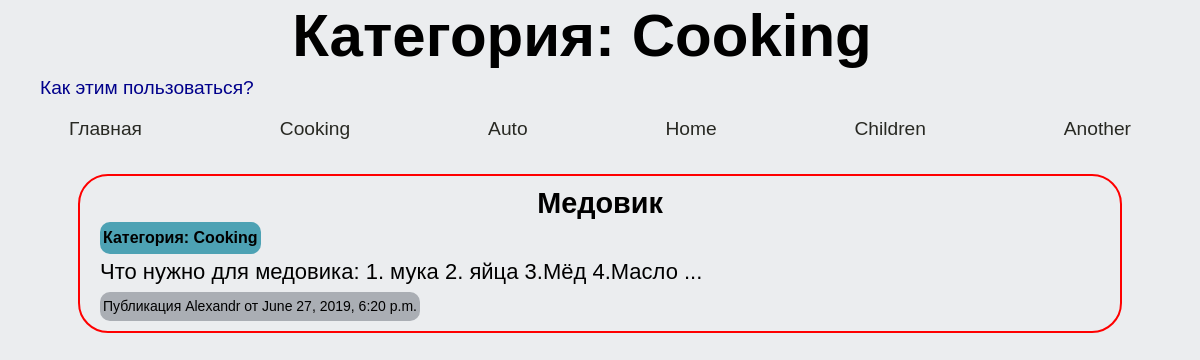
The page /Cooking on the database its author committed.
### posts/models.py (models this page shows, shortened)
class Category(models.Model):
	CATEGORY_CHOICES = (
			("Cooking","Кулинария"),
			("Auto","Авто"),
			("Home","Дом"),
			("Children","Дети"),
			("Another","Другое")
		)
	slug = models.SlugField(max_length=250)
	title = models.CharField(max_length=250, choices=CATEGORY_CHOICES)
	def __str__(self):
		return self.title

class Post(models.Model):
    STATUS_CHOICES = (
        ('draft', 'Черновик'),
        ('published', 'Опубликован'),
    )
    title = models.CharField(max_length=250)
    slug = models.SlugField(max_length=250, unique_for_date='when_published')
    author = models.ForeignKey(User, on_delete=models.CASCADE, related_name='blog_posts')
    body = models.TextField()
    when_published = models.DateTimeField(default=timezone.now)
    created = models.DateTimeField(auto_now_add=True)
    updated = models.DateTimeField(auto_now=True)
    status = models.CharField(max_length=10, choices=STATUS_CHOICES, default='draft')
    category = models.ForeignKey(Category, related_name="posts", null=True, blank=True, on_delete=models.SET_NULL)

### posts/views.py (the view)
# urls.py: path('', PostsListView.as_view(), name="main"),
class PostsListView(ListView):
	def get_queryset(self):
		try:
			category = self.kwargs['category']
			print(category)
			queryset = Post.objects.filter(status="published").filter(category__title=category)
			return queryset, category
		except:
			queryset = Post.objects.filter(status="published")
			category = ''
			return queryset, category
	template_name = "posts/list.html"
	def get_context_data(self, **kwargs):
		context = super().get_context_data(**kwargs)
		context['category'] = self.get_queryset()[1]
		context['posts'] = self.get_queryset()[0]
		return context

### posts/templates/posts/list.html (shortened to what this page needs)
<!DOCTYPE html>
<html lang="en">
<head>
</head>
<body>
	<header>{% if category %}<h1>Категория: {{ category }}</h1>{% else %}<h1>Список всех публикаций</h1>{% endif %}<p class="how_to_use"><a class="how_to_use" href="">Как этим пользоваться?</a></p></header>
	<nav>
		<ol>
			<li><a href="{% url "main" %}">Главная</a></li>
			<li><a href="{% url "list_by_category" "Cooking" %}">Cooking</a></li>
			<li><a href="{% url "list_by_category" "Auto" %}">Auto</a></li>
			<li><a href="{% url "list_by_category" "Home" %}">Home</a></li>
			<li><a href="{% url "list_by_category" "Children" %}">Children</a></li>
			<li><a href="{% url "list_by_category" "Another" %}">Another</a></li>
		</ol>
	</nav>
	<article>
    	{% for pub in posts %}
		{% if forloop.last %}
		<div class="last">
		{% else %}
		<div>
		{% endif %}
        	<h2>{{ pub.title }}</h2>
        	<h3 class="category">Категория: {{ pub.category }}</h3>
        	<p class="body">{{ pub.body }}</p>
        	<p class="from_who">
            	Публикация {{ pub.author }} от {{ pub.when_published }}
        	</p>
    	</div>
    	{% empty %}
        	<h2>Публикаций нет</h2>
        	<p>Чтобы добавить что-то в список, зайдите в админку и добавьте их оттуда.</p>
    	{% endfor %}
	</article>
</body>
</html>

### posts/templates/posts/list.html (style rules this page uses)
* { padding: 0; margin: 0; }
body { font:1.2em/1.62 sans-serif; background-color: #EBEDEF; }
nav { margin: 10px 0; }
h1,h2 { line-height:1.2; }
h1 { display: inline-block; width: 75%; font-size:60px; text-align: center; margin-left: 11%; }
h2 { text-align: center; }
h3.category { display: inline-block; font-size: 16px; background-color: #4DA2B4; border-radius: 10px; padding: 3px; }
article { min-height: 1000px; display: flex; flex-direction: column; justify-content: flex-start; align-content: center; align-items: center; }
div { width: 1000px; max-height: 200px; overflow: auto; border: 2px solid red; border-radius: 30px; padding: 10px 20px; margin: 20px 0; }
div.last { margin-bottom: 50px; }
header { padding: 0px; }
header p { text-align: right; }
a { color: darkblue; text-decoration: none; }
p.from_who { display: inline-block; font-size: 14px; background-color: #AAAEB4; border-radius: 10px; padding: 3px; }
p.body { font-size: 22px; }
p.how_to_use { display: inline-block; margin-left: 40px; }
ol { width: 100%; list-style-type: none; display: flex; justify-content: space-around; align-items: center; }
ol a { color: #282923; }

### rows shown on the page
Category: title "Cooking"
Post: title "Медовик", category "Cooking", body "Что нужно для медовика: 1. мука 2. яйца 3.Мёд 4.Масло ...", author "Alexandr", when_published "June 27, 2019, 6:20 p.m."
